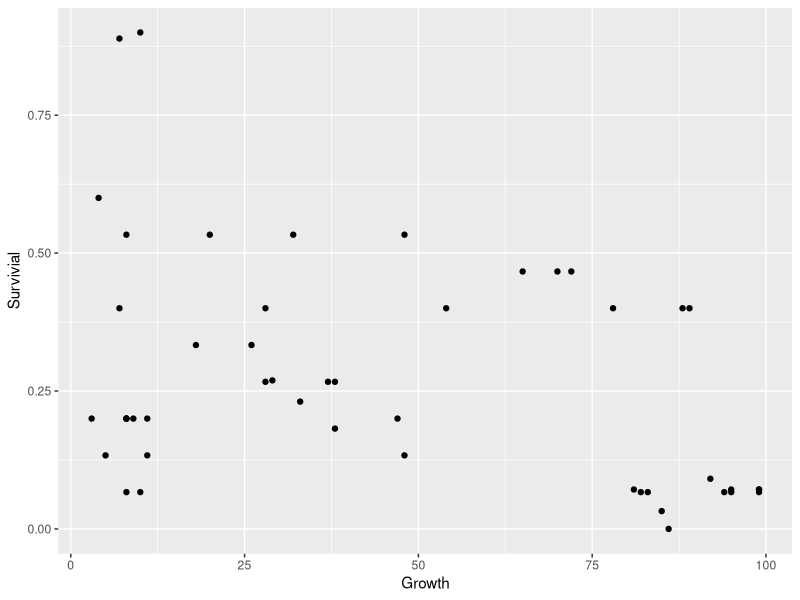

Here is the R script that generated this plot:
## ---- chunk 1
#load packages
library(tidyr)
library(dplyr)
library(readr)
library(ggplot2)

## ---- chunk 2

setwd('/Users/Evatt/Dropbox (cesar & EnviroDNA)/Evatt/R_workshop')

## ---- chunk 3
data1<-read.csv('Play_data.csv')
## ---- chunk 4
head(data1)
str(data1)
## ---- chunk 5
distinct(data1,Time)
data2<-filter(data1, Time=='72h')
str(data2)

table(data1$Population)
## ---- chunk 6
data3<-select(data2,'Population', 'Rep', 'Time', 'Alive', 'Dead')
head(data3)
## ---- chunk 7
data4<-mutate(data3, Survivial=Alive/(Alive+Dead))
## ---- chunk 8
data5<-data1%>%
  filter(Time=='72h')%>%
  select('Population', 'Rep', 'Time', 'Alive', 'Dead')%>%
  mutate(Survivial=Alive/(Alive+Dead))
## ---- chunk 9
data5%>%
  summarise(mean(Survivial))
## ---- chunk 10
data5%>%
  group_by(Population)%>%
  summarise(mean(Survivial))
## ---- chunk 11
data5%>%
    group_by(Population)%>%
    count()
## ---- chunk 12
data5%>%
    group_by(Population)%>%
    summarise(total=sum(Alive+Dead))
## ---- chunk 13
write.csv(data5, 'cool_old_data.csv')

## ---- chunk 14
data_new<-read.csv('Oh_cool_some_new_data.csv')
## ---- chunk 15
head(data_new)
str(data_new)
## ---- chunk 16
data_size<-data_new %>% pivot_longer(cols=c('Brunswick',	'Carlton','Coburg',	'Northcote'),
                          names_to = "Population" , 
                          values_to = "Growth")

## ---- chunk 17
df_fin <- left_join(data5, data_size, by=c('Population', 'Rep'))
## ---- chunk 18
df_fin%>%
ggplot(aes(x=Growth, y=Survivial)) + geom_point()
